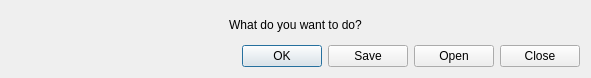
<?xml version="1.0" encoding="UTF-8"?>
<ui version="4.0">
 <class>CharacterDialog</class>
 <widget class="QDialog" name="CharacterDialog">
  <property name="geometry">
   <rect>
    <x>0</x>
    <y>0</y>
    <width>591</width>
    <height>78</height>
   </rect>
  </property>
  <property name="windowTitle">
   <string>Dialog</string>
  </property>
  <layout class="QVBoxLayout" name="verticalLayout">
   <item>
    <widget class="QLabel" name="question_area">
     <property name="text">
      <string>What do you want to do?</string>
     </property>
     <property name="alignment">
      <set>Qt::AlignCenter</set>
     </property>
    </widget>
   </item>
   <item>
    <widget class="QDialogButtonBox" name="buttonBox">
     <property name="standardButtons">
      <set>QDialogButtonBox::Close|QDialogButtonBox::Ok|QDialogButtonBox::Open|QDialogButtonBox::Save</set>
     </property>
    </widget>
   </item>
  </layout>
 </widget>
 <resources/>
 <connections/>
</ui>
